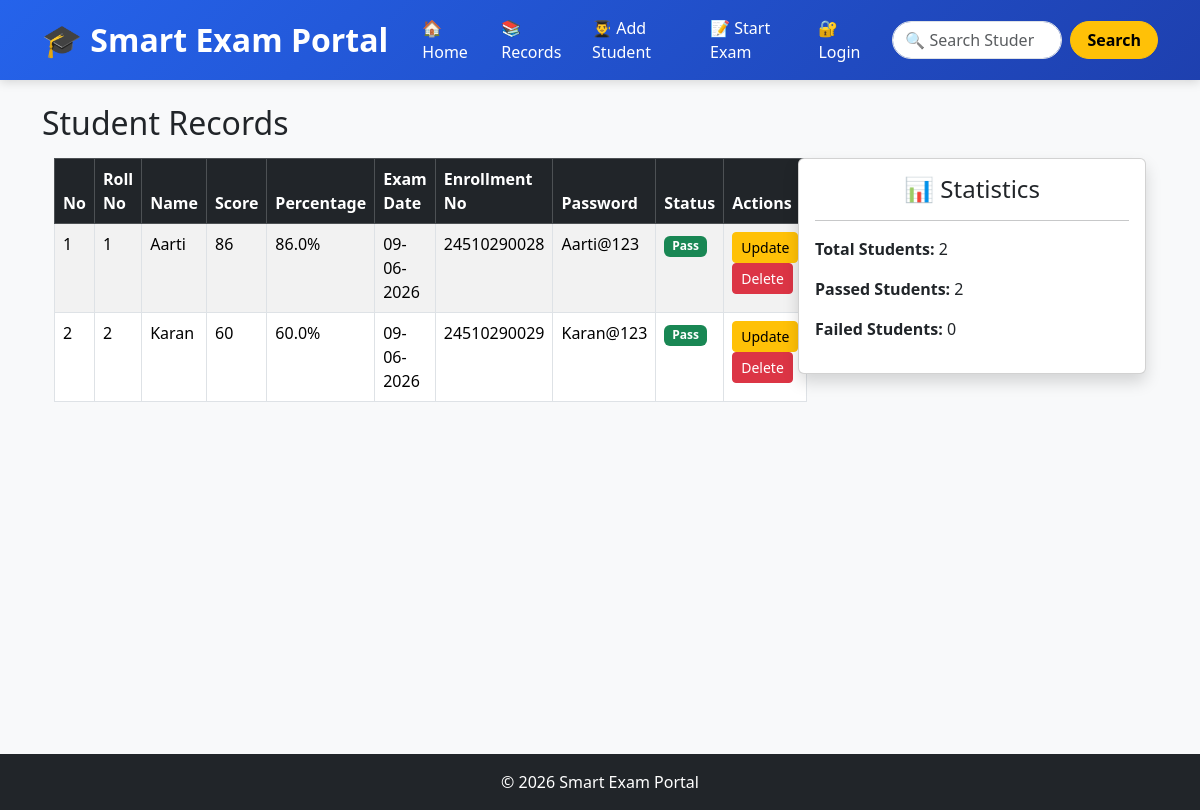
Before: /records with the older database file.
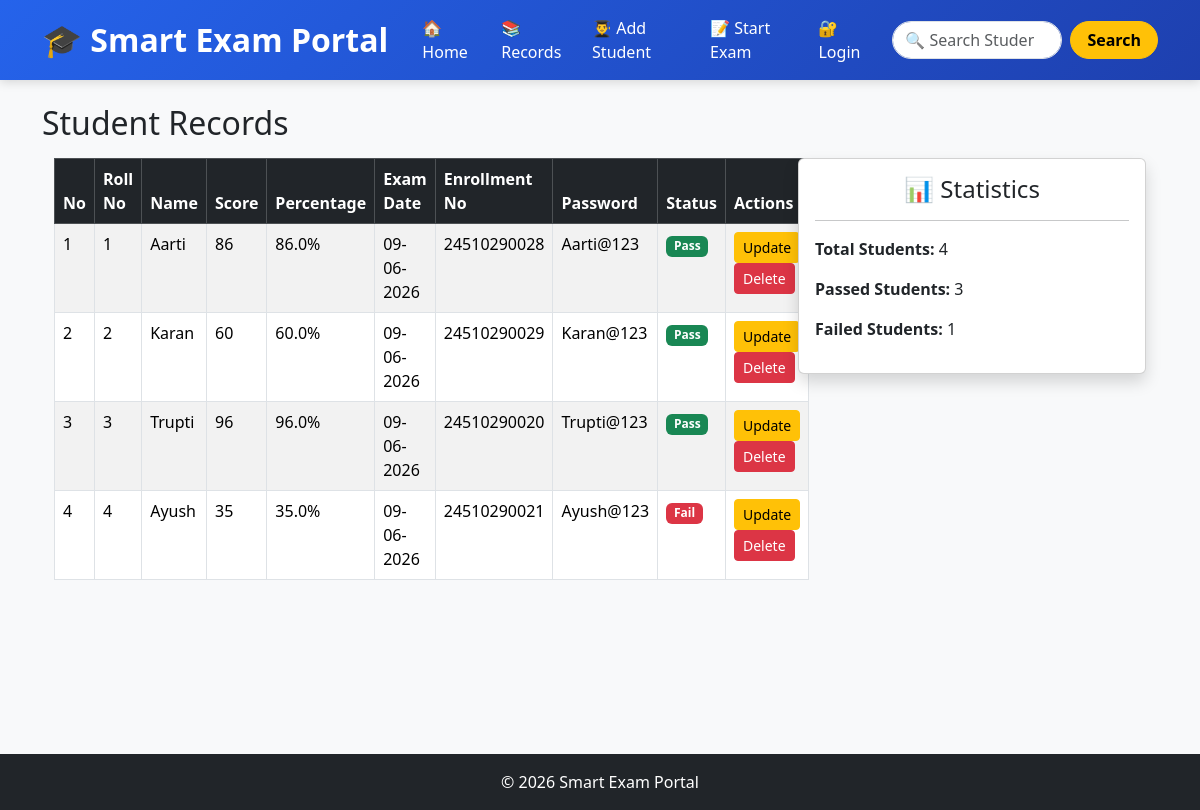
After: the same page with the newer database file.
### tables this page shows
CREATE TABLE students (
    id INTEGER PRIMARY KEY AUTOINCREMENT,
    roll_no INTEGER,
    enrollment_no TEXT UNIQUE,
    password TEXT,
    name TEXT,
    score INTEGER,
    percentage REAL,
    exam_date TEXT
);

### smart_exam_portal/app.py (the view)
@app.route("/records")
def records():
    conn = get_db()
    students = conn.execute(
        "SELECT * FROM students"
    ).fetchall()
    conn.close()
    return render_template(
        "records.html",
        students=students
    )

### smart_exam_portal/database.py (called while the page is built)
def get_db():
    conn = sqlite3.connect("myproject.db")
    conn.row_factory = sqlite3.Row
    return conn

### smart_exam_portal/templates/records.html
{% extends "base.html" %}
{% block content %}
<h2 class="mb-3">Student Records</h2>
<div class="container">
    <div class="row">
        <div class="col-md-8">
            <table class="table table-striped table-hover table-bordered">
                <thead class="table-dark">
                    <tr>
                        <th>No</th>
                        <th>Roll No</th>
                        <th>Name</th>
                        <th>Score</th>
                        <th>Percentage</th>
                        <th>Exam Date</th>
                        <th>Enrollment No</th>
                        <th>Password</th>
                        <th>Status</th>
                        <th>Actions</th>
                    </tr>
                </thead>
                <tbody>
                    {% for student in students %}
                    <tr>
                        <td>{{ loop.index }}</td>
                        <td>{{ student.roll_no }}</td>
                        <td>{{ student.name }}</td>
                        <td>{{ student.score }}</td>
                        <td>{{ student.percentage }}%</td>
                        <td>{{ student.exam_date }}</td>
                        <td>{{ student.enrollment_no }}</td>
                        <td>{{ student.password }}</td>
                        <td>
                            {% if student.percentage >= 40 %}
                                <span class="badge bg-success">Pass</span>
                            {% else %}
                                <span class="badge bg-danger">Fail</span>
                            {% endif %}
                        </td>
                        <td>
                             <a href="{{ url_for('edit_student', roll_no=student.roll_no) }}"
                                   class="btn btn-warning btn-sm">Update
                             </a>
                              <a href="{{ url_for('delete_student', roll_no=student.roll_no) }}"
                                   class="btn btn-danger btn-sm"
                                 onclick="return confirm('Are you sure you want to delete this student?')">
                                   Delete
                                </a>
                        </td>
                    </tr>
                    {% endfor %}
                </tbody>
            </table>
        </div>
        <div class="col-md-4">
            <div class="card shadow">
                <div class="card-body">
                    <h4 class="text-center">📊 Statistics</h4>
                    <hr>
                    <p>
                        <strong>Total Students:</strong>
                        {{ students|length }}
                    </p>
                    <p>
                        <strong>Passed Students:</strong>
                        {{ students|selectattr('percentage', 'ge', 40)|list|length }}
                    </p>
                    <p>
                        <strong>Failed Students:</strong>
                        {{ students|selectattr('percentage', 'lt', 40)|list|length }}
                    </p>
                </div>
            </div>
        </div>
    </div>
</div>
{% endblock %}

### smart_exam_portal/templates/base.html (shortened to what this page needs)
<!DOCTYPE html>
<html lang="en">
<head>
    <link href="https://cdn.jsdelivr.net/npm/bootstrap@5.3.3/dist/css/bootstrap.min.css" rel="stylesheet">
</head>
<body>
<nav class="navbar navbar-expand-lg navbar-dark">
    <div class="container">
        <a class="navbar-brand" href="{{ url_for('home') }}">
            🎓 Smart Exam Portal
        </a>
        <div class="collapse navbar-collapse justify-content-end"
             id="navbarContent">
            <ul class="navbar-nav align-items-center">
                <li class="nav-item">
                    <a class="nav-link"
                       href="{{ url_for('home') }}">
                        🏠 Home
                    </a>
                </li>
                <li class="nav-item">
                    <a class="nav-link"
                       href="{{ url_for('records') }}">
                        📚 Records
                    </a>
                </li>
                <li class="nav-item">
                    <a class="nav-link"
                       href="{{ url_for('add_students') }}">
                        👨‍🎓 Add Student
                    </a>
                </li>
                <li class="nav-item">
                    <a class="nav-link"
                       href="{{ url_for('exam') }}">
                        📝 Start Exam
                    </a>
                </li>
                <li class="nav-item">
                   <a class="nav-link"
                       href="{{ url_for('login') }}">
                        🔐 Login
                    </a>
                </li>
            </ul>
            <form class="d-flex ms-lg-3 mt-2 mt-lg-0"
                  action="{{ url_for('search') }}"
                  method="GET">
                <input
                    class="form-control me-2 rounded-pill search-input"
                    type="search"
                    placeholder="🔍 Search Student"
                    name="q">
                <button
                    class="btn btn-warning fw-bold rounded-pill px-3 search-btn"
                    type="submit">
                    Search
                </button>
            </form>
        </div>
    </div>
</nav>
<div class="container mt-4 main-content">
    {% block content %}
    {% endblock %}
</div>
<footer class="bg-dark text-white text-center p-3">
    © 2026 Smart Exam Portal
</footer>
</body>
</html>

### smart_exam_portal/templates/base.html (style rules this page uses)
body { background-color:#f8f9fa; }
.navbar { background: linear-gradient(135deg, #2563eb, #1e40af); padding: 8px 0; box-shadow: 0 2px 10px rgba(0,0,0,0.15); }
.navbar-brand { font-size: 32px; font-weight: 700; }
.nav-link { color:white !important; font-weight:500; margin-left:10px; transition: all 0.3s ease; }
.search-input { width:170px; height:38px; }
.search-btn { transition: all 0.3s ease; }
.main-content { min-height:75vh; }
footer { margin-top:50px; }

Changed rows visible on the page:
added students: roll_no "3", name "Trupti", score "96", percentage "96.0", exam_date "09-06-2026", enrollment_no "24510290020", password "Trupti@123", shows "Pass"
added students: roll_no "4", name "Ayush", score "35", percentage "35.0", exam_date "09-06-2026", enrollment_no "24510290021", password "Ayush@123", shows "Fail"
Other visible differences:
{{ students|length }}: "2" → "4"
{{ students|selectattr('percentage', 'ge', 40)|list|length }}: "2" → "3"
{{ students|selectattr('percentage', 'lt', 40)|list|length }}: "0" → "1"
